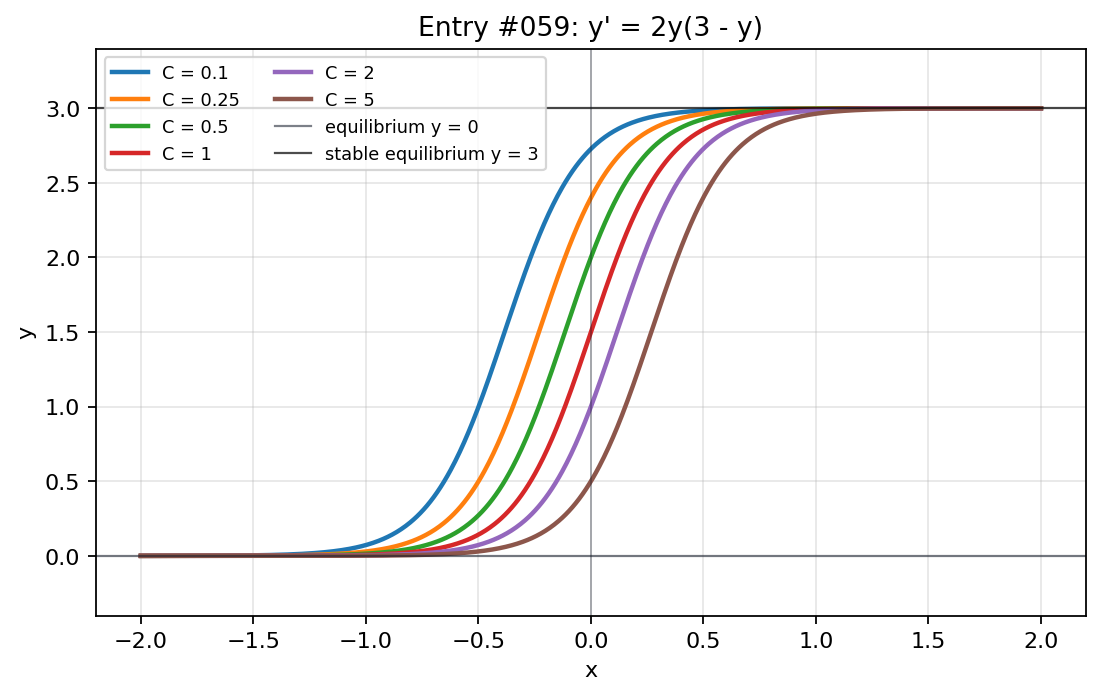

The Python source for this figure:
import numpy as np
import matplotlib.pyplot as plt

x = np.linspace(-2, 2, 800)
constants = [0.1, 0.25, 0.5, 1, 2, 5]

fig, ax = plt.subplots(figsize=(7, 4.5))

for constant in constants:
    y = 3 / (constant * np.exp(-6 * x) + 1)
    ax.plot(x, y, linewidth=2, label=f"C = {constant}")

ax.axhline(0, color="#111827", linewidth=1, alpha=0.55, label="equilibrium y = 0")
ax.axhline(3, color="black", linewidth=1, alpha=0.7, label="stable equilibrium y = 3")
ax.axvline(0, color="#111827", linewidth=0.8, alpha=0.35)
ax.set_title("Entry #059: y' = 2y(3 - y)")
ax.set_xlabel("x")
ax.set_ylabel("y")
ax.set_ylim(-0.4, 3.4)
ax.grid(True, alpha=0.3)
ax.legend(fontsize=8, ncols=2)

fig.tight_layout()
plt.show()
